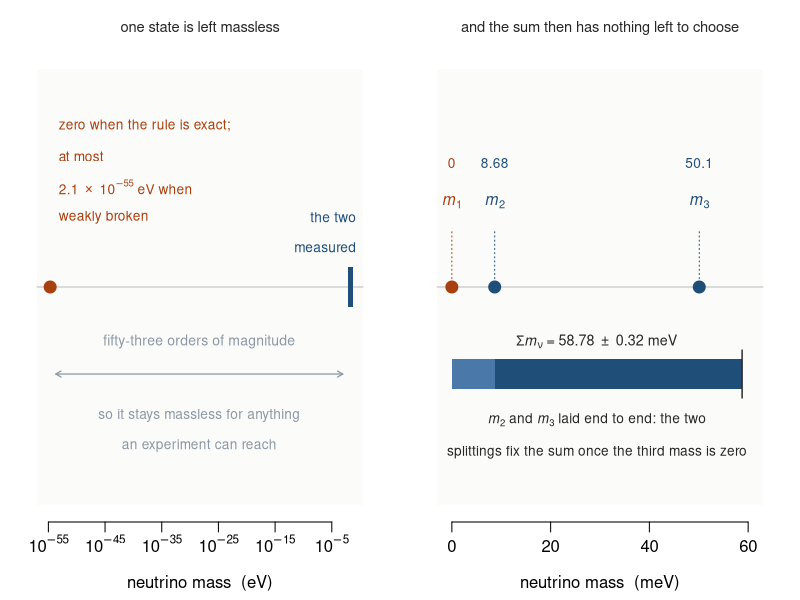
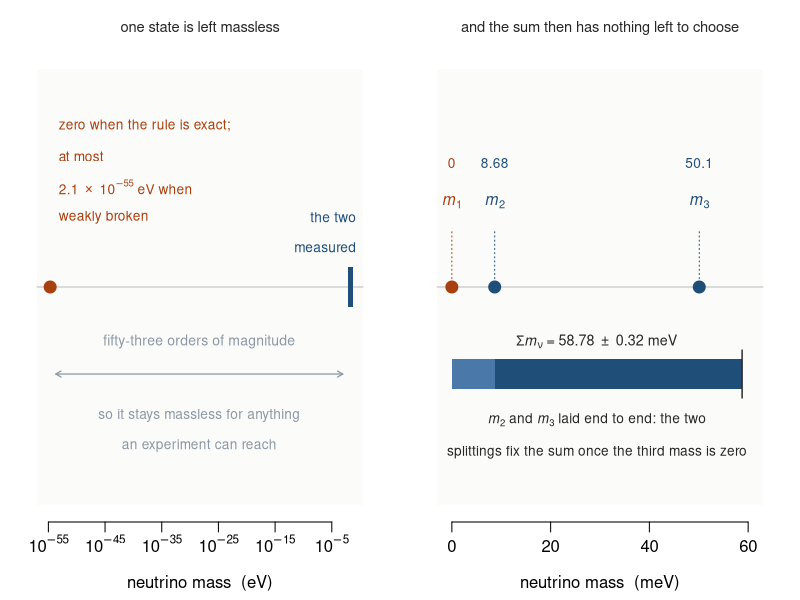

Generate these figures, in order, with R:
#!/usr/bin/env Rscript
# fig_neutrino_floor.R -- Section 7: what the matter rule does to the neutrino spectrum.
#
# When the rule is exact the sterile partner cannot decay, its Yukawa column is forbidden, and
# the light mass matrix has rank at most two. The two measured splittings then leave one light
# neutrino EXACTLY massless, so for normal ordering the sum has no free parameter:
#     Sigma m_nu = sqrt(Dm21) + sqrt(Dm31) = 58.78 +- 0.32 meV.
# The weakly broken version adds a small gauge-invariant Yukawa column and lifts the zero, but
# for the example lifetime of 1e28 s the lift is 2.1e-55 eV, which is fifty-three orders of
# magnitude below the lighter splitting. The prediction of a massless state is not fragile.
# Arithmetic: checks/calc/weak_breaking_neutrino_bound.R

d21 <- 7.53e-5; s21 <- 0.18e-5
d31 <- 2.510e-3; s31 <- 0.030e-3
m2 <- sqrt(d21); m3 <- sqrt(d31)
sum_meV <- (m2 + m3) * 1e3
err_meV <- 1e3 * sqrt((s21/(2*m2))^2 + (s31/(2*m3))^2)
hbar <- 6.582119569e-25; v <- 246.22; M1 <- 4.916e8; tau <- 1e28
m1_broken <- 4*pi*v^2*hbar/(M1^2*tau) * 1e9          # eV
cat("=== the spectrum the matter rule forces ===\n\n")
cat(sprintf("  m_2 = %.4f meV,  m_3 = %.3f meV\n", m2*1e3, m3*1e3))
cat(sprintf("  Sigma m_nu = %.2f +- %.2f meV   (paper: 58.78 +- 0.32)\n", sum_meV, err_meV))
cat(sprintf("  m_1 = 0 exactly when the rule is exact; at most %.3e eV when weakly broken\n", m1_broken))
cat(sprintf("  that is %.0f orders of magnitude below m_2\n", log10(m2/m1_broken)))
stopifnot(abs(sum_meV - 58.78) < 0.05, abs(err_meV - 0.32) < 0.05,
          abs(m1_broken - 2.075e-55) < 5e-58)

ink <- "grey15"; c1 <- "#1f4e79"; mark <- "#a8400f"; grey <- "#8a97a4"
draw <- function() {
  # Two panels, because 8.68 and 50.1 meV are three quarters of a decade apart on an axis
  # fifty-seven decades wide and land on top of each other. Left, the range; right, the zoom.
  par(mfrow = c(1, 2), mar = c(3.9, 1.2, 2.6, 1.2), mgp = c(2.5, 0.7, 0), xpd = FALSE)

  lo <- -57; hi <- 0.5
  plot(NA, xlim = c(lo, hi), ylim = c(0, 1), axes = FALSE, xlab = "neutrino mass  (eV)", ylab = "")
  rect(lo, 0, hi, 1, col = "#fbfbfa", border = NA)
  at <- seq(-55, 0, 10); axis(1, at = at, labels = parse(text = sprintf("10^%d", at)))
  segments(lo, 0.50, hi, 0.50, col = "grey75", lwd = 1)
  rect(log10(m2), 0.455, log10(m3), 0.545, col = c1, border = NA)
  points(log10(m1_broken), 0.50, pch = 19, cex = 1.6, col = mark)
  text(log10(m3) + 0.6, 0.66, "the two", col = c1, cex = 0.82, adj = 1)
  text(log10(m3) + 0.6, 0.59, "measured", col = c1, cex = 0.82, adj = 1)
  text(log10(m1_broken) + 1.5, 0.87, "zero when the rule is exact;", col = mark, cex = 0.82, adj = 0)
  text(log10(m1_broken) + 1.5, 0.80, "at most", col = mark, cex = 0.82, adj = 0)
  text(log10(m1_broken) + 1.5, 0.73, expression(paste("2.1 ", {} %*% {}, " 10"^-55, " eV when")),
       col = mark, cex = 0.82, adj = 0)
  text(log10(m1_broken) + 1.5, 0.66, "weakly broken", col = mark, cex = 0.82, adj = 0)
  arrows(log10(m1_broken) + 1.0, 0.30, log10(m2) - 1.0, 0.30, code = 3, length = 0.06,
         col = grey, lwd = 1.2)
  text((log10(m1_broken) + log10(m2))/2, 0.375, "fifty-three orders of magnitude",
       col = grey, cex = 0.84, adj = 0.5)
  text((log10(m1_broken) + log10(m2))/2, 0.205, "so it stays massless for anything",
       col = grey, cex = 0.82, adj = 0.5)
  text((log10(m1_broken) + log10(m2))/2, 0.135, "an experiment can reach",
       col = grey, cex = 0.82, adj = 0.5)
  mtext("one state is left massless", side = 3, line = 0.8, cex = 0.88, col = ink)

  plot(NA, xlim = c(-3, 63), ylim = c(0, 1), axes = FALSE, xlab = "neutrino mass  (meV)", ylab = "")
  rect(-3, 0, 63, 1, col = "#fbfbfa", border = NA)
  axis(1, at = seq(0, 60, 20))
  segments(-3, 0.50, 63, 0.50, col = "grey75", lwd = 1)
  for (m in c(0, m2*1e3, m3*1e3)) {
    col <- if (m == 0) mark else c1
    points(m, 0.50, pch = 19, cex = 1.6, col = col); segments(m, 0.50, m, 0.63, col = col, lty = 3) }
  text(0,      0.695, expression(italic(m)[1]), col = mark, cex = 0.95, adj = 0.5)
  text(m2*1e3, 0.695, expression(italic(m)[2]), col = c1, cex = 0.95, adj = 0.5)
  text(m3*1e3, 0.695, expression(italic(m)[3]), col = c1, cex = 0.95, adj = 0.5)
  text(0,      0.785, "0", col = mark, cex = 0.82, adj = 0.5)
  text(m2*1e3, 0.785, "8.68", col = c1, cex = 0.82, adj = 0.5)
  text(m3*1e3, 0.785, "50.1", col = c1, cex = 0.82, adj = 0.5)
  # a stacked bar, not an arrow: the sum is m_2 + m_3 laid end to end, and an arrow spanning
  # 0 to 58.78 would read as a range on the axis instead.
  rect(0, 0.265, m2*1e3, 0.335, col = "#4a78a8", border = NA)
  rect(m2*1e3, 0.265, sum_meV, 0.335, col = c1, border = NA)
  segments(sum_meV, 0.245, sum_meV, 0.355, col = ink, lwd = 1.4)
  text(sum_meV/2, 0.375, expression(paste(Sigma, italic(m)[nu], " = 58.78 ", {} %+-% {}, " 0.32 meV")),
       col = ink, cex = 0.86, adj = 0.5)
  text(sum_meV/2, 0.195, expression(paste(italic(m)[2], " and ", italic(m)[3], " laid end to end: the two")),
       col = ink, cex = 0.82, adj = 0.5)
  text(sum_meV/2, 0.120, "splittings fix the sum once the third mass is zero",
       col = ink, cex = 0.82, adj = 0.5)
  mtext("and the sum then has nothing left to choose", side = 3, line = 0.8, cex = 0.88, col = ink)
}
for (f in c("paper/fig_companion_neutrino.pdf", "paper/fig_companion_neutrino.png")) {
  if (grepl("pdf$", f)) pdf(f, width = 9.0, height = 3.7) else png(f, width = 1390, height = 575, res = 150)
  draw(); invisible(dev.off()); cat("  wrote", f, "\n")
}
